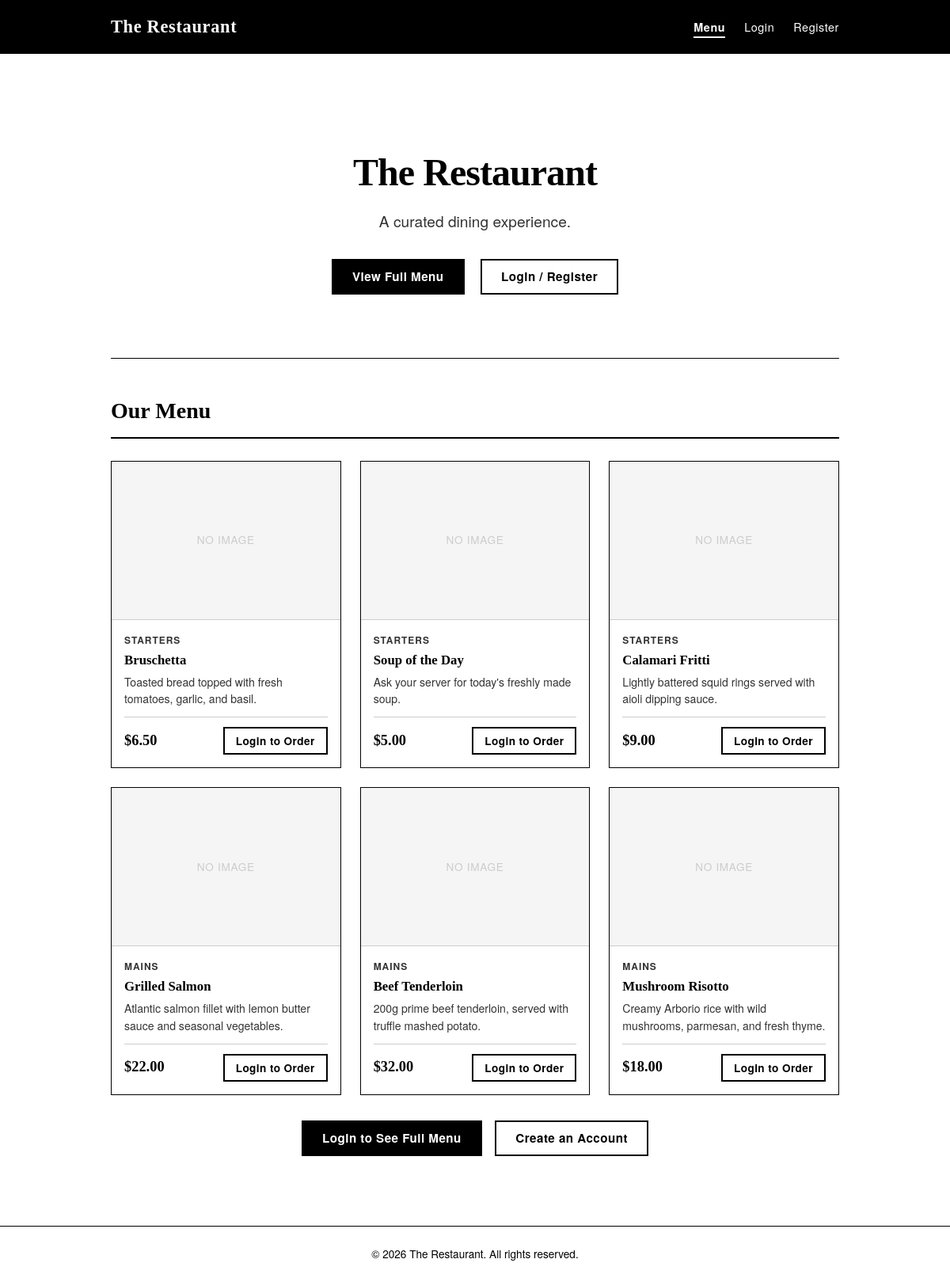
The page / on the database its author committed.
### tables this page shows
CREATE TABLE menu_items (
    id           INT           NOT NULL AUTO_INCREMENT,
    name         VARCHAR(150)  NOT NULL,
    description  TEXT          NULL,
    price        DECIMAL(10,2) NOT NULL,
    category     VARCHAR(100)  NOT NULL,
    image_path   VARCHAR(255)  NULL,
    is_available TINYINT(1)    NOT NULL DEFAULT 1,
    created_at   TIMESTAMP     NOT NULL DEFAULT CURRENT_TIMESTAMP,
    PRIMARY KEY (id),
    KEY idx_menu_items_category     (category),
    KEY idx_menu_items_is_available (is_available)
);

### includes/auth.php (called while the page is built, shortened)
<?php
function isLoggedIn(): bool
{
    return isset($_SESSION['user_id']) && !empty($_SESSION['user_id']);
}

### index.php (the view, shortened to what this page needs)
<?php
require_once __DIR__ . '/includes/header.php';
require_once __DIR__ . '/config/db.php';
$stmtPreview = $conn->prepare(
    'SELECT id, name, description, price, category, image_path
     FROM menu_items
     WHERE is_available = 1
     ORDER BY created_at DESC
     LIMIT 6'
);
$stmtPreview->execute();
$resultPreview = $stmtPreview->get_result();
$previewItems  = $resultPreview->fetch_all(MYSQLI_ASSOC);
$dashboardUrl = isAdmin() ? 'admin/dashboard.php' : 'user/dashboard.php';
?>
    <section class="hero" aria-labelledby="hero-heading">
        <div class="container">
            <h1 id="hero-heading">The Restaurant</h1>
            <p>A curated dining experience.</p>
            <div>
                <?php if (isLoggedIn()): ?>
                    <p style="font-size:1rem; color:#333333; margin-bottom:20px;">
                        Welcome back, <strong><?= htmlspecialchars($_SESSION['user_name'] ?? '', ENT_QUOTES, 'UTF-8') ?></strong>.
                    </p>
                    <a href="<?= htmlspecialchars($dashboardUrl, ENT_QUOTES, 'UTF-8') ?>" class="btn btn-primary">Go to Dashboard</a>
                    <a href="#menu" class="btn btn-secondary">View Full Menu</a>
                <?php else: ?>
                    <a href="#menu" class="btn btn-primary">View Full Menu</a>
                    <a href="auth/login.php" class="btn btn-secondary">Login / Register</a>
                <?php endif; ?>
            </div>
        </div>
    </section>
    <div id="menu" style="padding-top:48px; margin-bottom:48px;">
        <div class="page-header">
            <h2>Our Menu</h2>
        </div>
        <?php if (empty($previewItems)): ?>
            <div class="empty-state">
                <p>Our menu is currently being updated. Please check back soon.</p>
            </div>
        <?php else: ?>
            <div class="menu-grid">
                <?php foreach ($previewItems as $item): ?>
                <article class="menu-card">
                    <?php if (!empty($item['image_path'])): ?>
                        <img src="<?= htmlspecialchars($basePath . $item['image_path'], ENT_QUOTES, 'UTF-8') ?>" alt="<?= htmlspecialchars($item['name'], ENT_QUOTES, 'UTF-8') ?>">
                    <?php else: ?>
                        <div class="menu-card-img-placeholder" aria-hidden="true">No Image</div>
                    <?php endif; ?>
                    <div class="menu-card-body">
                        <span class="menu-card-category"><?= htmlspecialchars($item['category'], ENT_QUOTES, 'UTF-8') ?></span>
                        <h3 class="menu-card-title"><?= htmlspecialchars($item['name'], ENT_QUOTES, 'UTF-8') ?></h3>
                        <?php if (!empty($item['description'])): ?>
                            <?php
                            $desc = $item['description'];
                            $displayDesc = mb_strlen($desc) > 100
                                ? htmlspecialchars(mb_substr($desc, 0, 100), ENT_QUOTES, 'UTF-8') . '&hellip;'
                                : htmlspecialchars($desc, ENT_QUOTES, 'UTF-8');
                            ?>
                            <p class="menu-card-description"><?= $displayDesc ?></p>
                        <?php endif; ?>
                        <div class="menu-card-footer">
                            <span class="menu-card-price">$<?= number_format((float) $item['price'], 2) ?></span>
                            <?php if (isLoggedIn()): ?>
                                <a href="user/place_order.php?item_id=<?= (int) $item['id'] ?>" class="btn btn-primary btn-sm">Order This</a>
                            <?php else: ?>
                                <a href="auth/login.php" class="btn btn-secondary btn-sm">Login to Order</a>
                            <?php endif; ?>
                        </div>
                    </div>
                </article>
                <?php endforeach; ?>
            </div>
            <div class="text-center mt-4">
                <?php if (isLoggedIn()): ?>
                    <a href="user/menu.php" class="btn btn-primary">See Full Menu</a>
                <?php else: ?>
                    <a href="auth/login.php" class="btn btn-primary">Login to See Full Menu</a>
                    <a href="auth/register.php" class="btn btn-secondary" style="margin-left:12px;">Create an Account</a>
                <?php endif; ?>
            </div>
        <?php endif; ?>
    </div>
<?php require_once __DIR__ . '/includes/footer.php'; ?>

### includes/header.php (shortened to what this page needs)
<?php
require_once __DIR__ . '/auth.php';
$_depth   = substr_count($_SERVER['PHP_SELF'], '/') - 2;
$basePath = $_depth > 0 ? str_repeat('../', $_depth) : '';
$_currentPath = $_SERVER['PHP_SELF'];
function navActive(string $segment): string
{
    global $_currentPath;
    return (strpos($_currentPath, $segment) !== false) ? ' active' : '';
}
?>
<!DOCTYPE html>
<html lang="en">
<head>
    <link rel="stylesheet" href="<?= htmlspecialchars($basePath) ?>assets/css/style.css">
</head>
<body>
<div class="page-wrapper">
    <nav class="navbar" role="navigation" aria-label="Main navigation">
        <div class="container">
            <a href="<?= htmlspecialchars($basePath) ?>index.php" class="navbar-brand">
                The Restaurant
            </a>
            <ul class="navbar-nav">
                <?php if (!isLoggedIn()): ?>
                    <li>
                        <a href="<?= htmlspecialchars($basePath, ENT_QUOTES, 'UTF-8') ?>index.php"
                           class="<?= trim(navActive('index.php')) ?>">
                            Menu
                        </a>
                    </li>
                    <li>
                        <a href="<?= htmlspecialchars($basePath) ?>auth/login.php"
                           class="<?= trim(navActive('auth/login.php')) ?>">
                            Login
                        </a>
                    </li>
                    <li>
                        <a href="<?= htmlspecialchars($basePath) ?>auth/register.php"
                           class="<?= trim(navActive('auth/register.php')) ?>">
                            Register
                        </a>
                    </li>
                <?php endif; ?>
            </ul>
        </div>
    </nav>
    <main class="main-content" id="main-content">
        <div class="container">

### includes/footer.php (shortened to what this page needs)
        </div>
    </main>
    <footer class="footer" role="contentinfo">
        <div class="container">
            <p>&copy; <?= date('Y') ?> The Restaurant. All rights reserved.</p>
        </div>
    </footer>
</div>
</body>
</html>

### rows shown on the page
menu_items: shows "NO IMAGE", category "STARTERS", name "Bruschetta", description "Toasted bread topped with fresh tomatoes, garlic, and basil.", price "6.50"
menu_items: shows "NO IMAGE", category "STARTERS", name "Soup of the Day", description "Ask your server for today's freshly made soup.", price "5.00"
menu_items: shows "NO IMAGE", category "STARTERS", name "Calamari Fritti", description "Lightly battered squid rings served with aioli dipping sauce.", price "9.00"
menu_items: shows "NO IMAGE", category "MAINS", name "Grilled Salmon", description "Atlantic salmon fillet with lemon butter sauce and seasonal vegetables.", price "22.00"
menu_items: shows "NO IMAGE", category "MAINS", name "Beef Tenderloin", description "200g prime beef tenderloin, served with truffle mashed potato.", price "32.00"
menu_items: shows "NO IMAGE", category "MAINS", name "Mushroom Risotto", description "Creamy Arborio rice with wild mushrooms, parmesan, and fresh thyme.", price "18.00"
